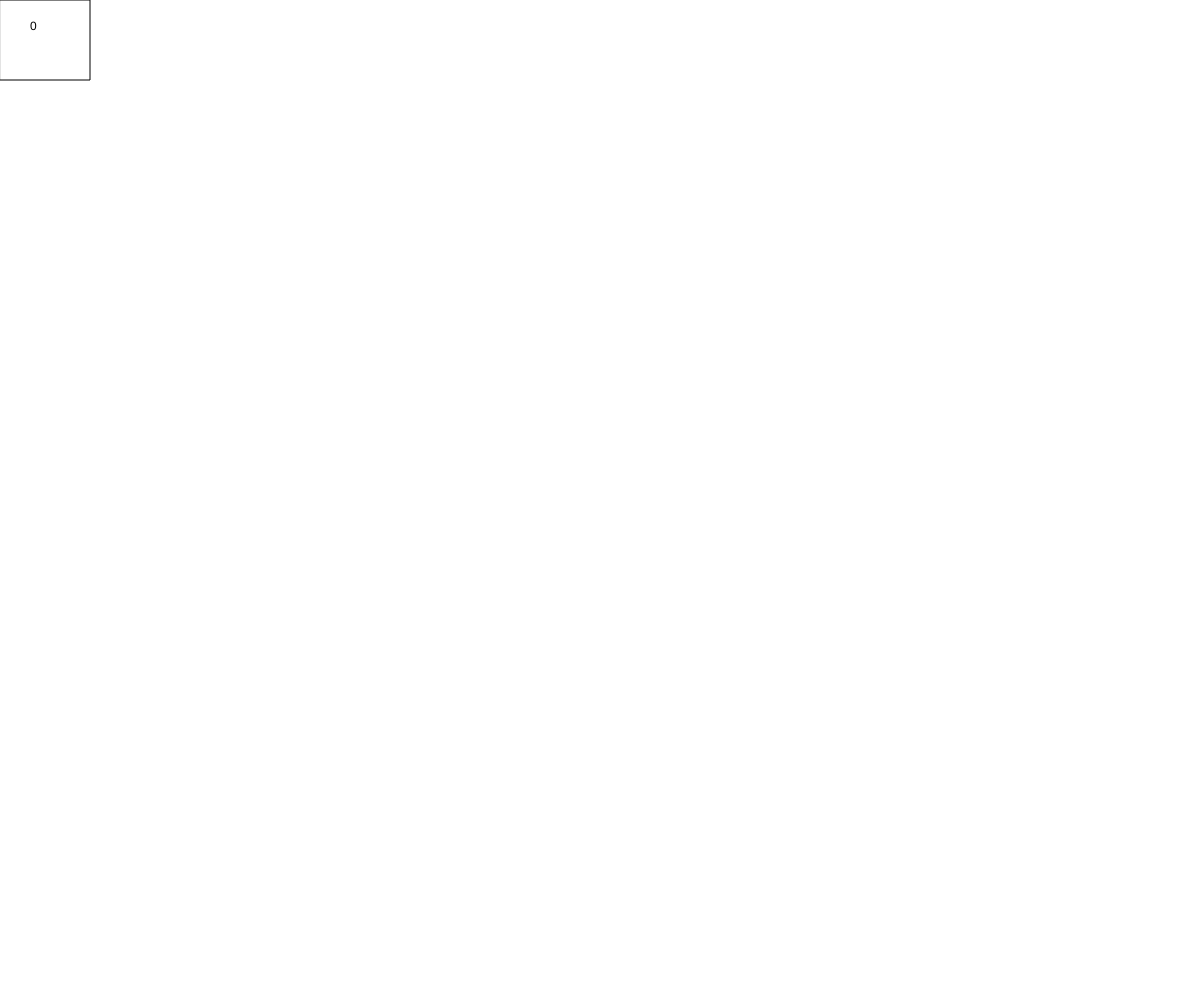
Frame 1 (no input)
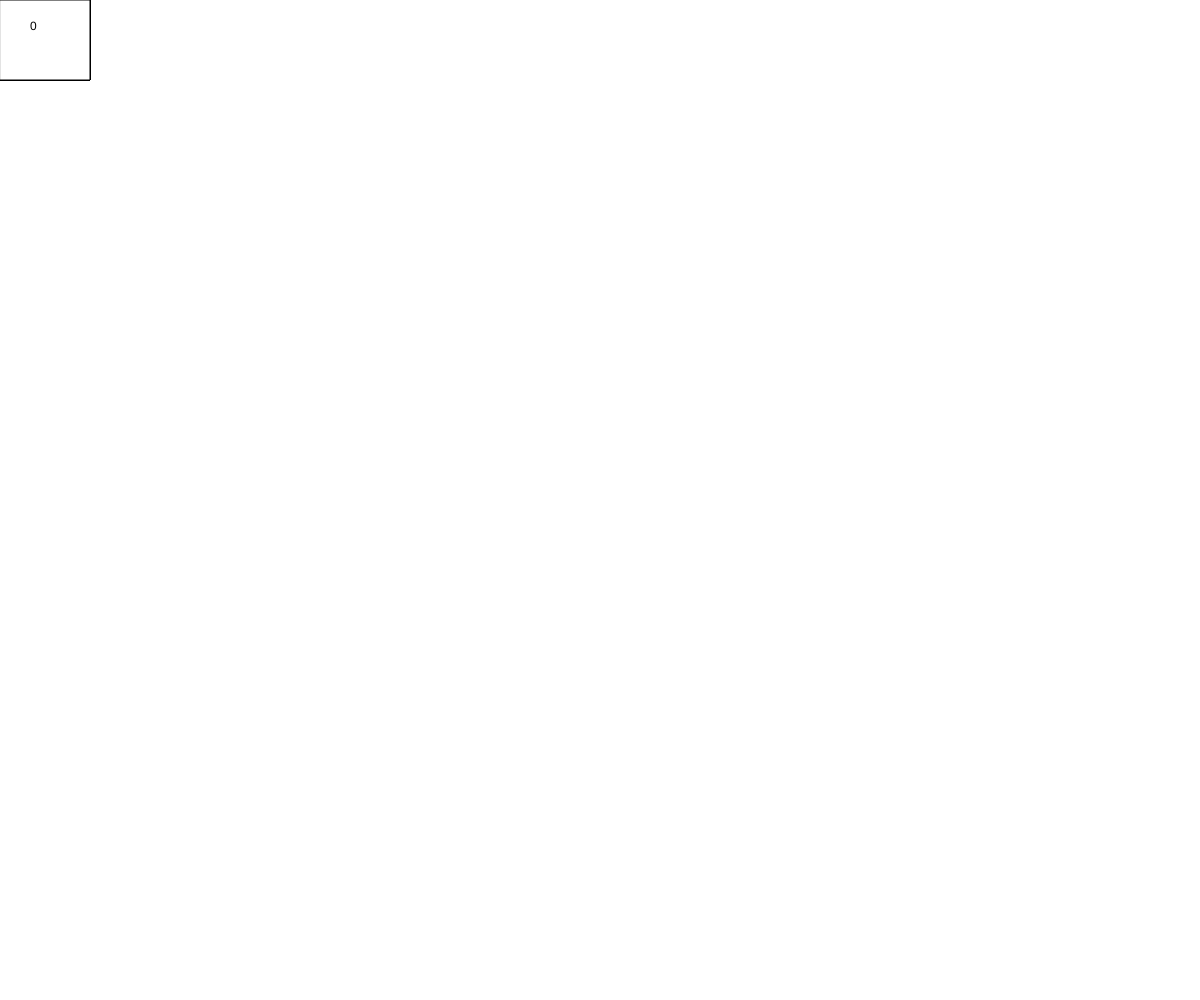
Frame 60 (no input)
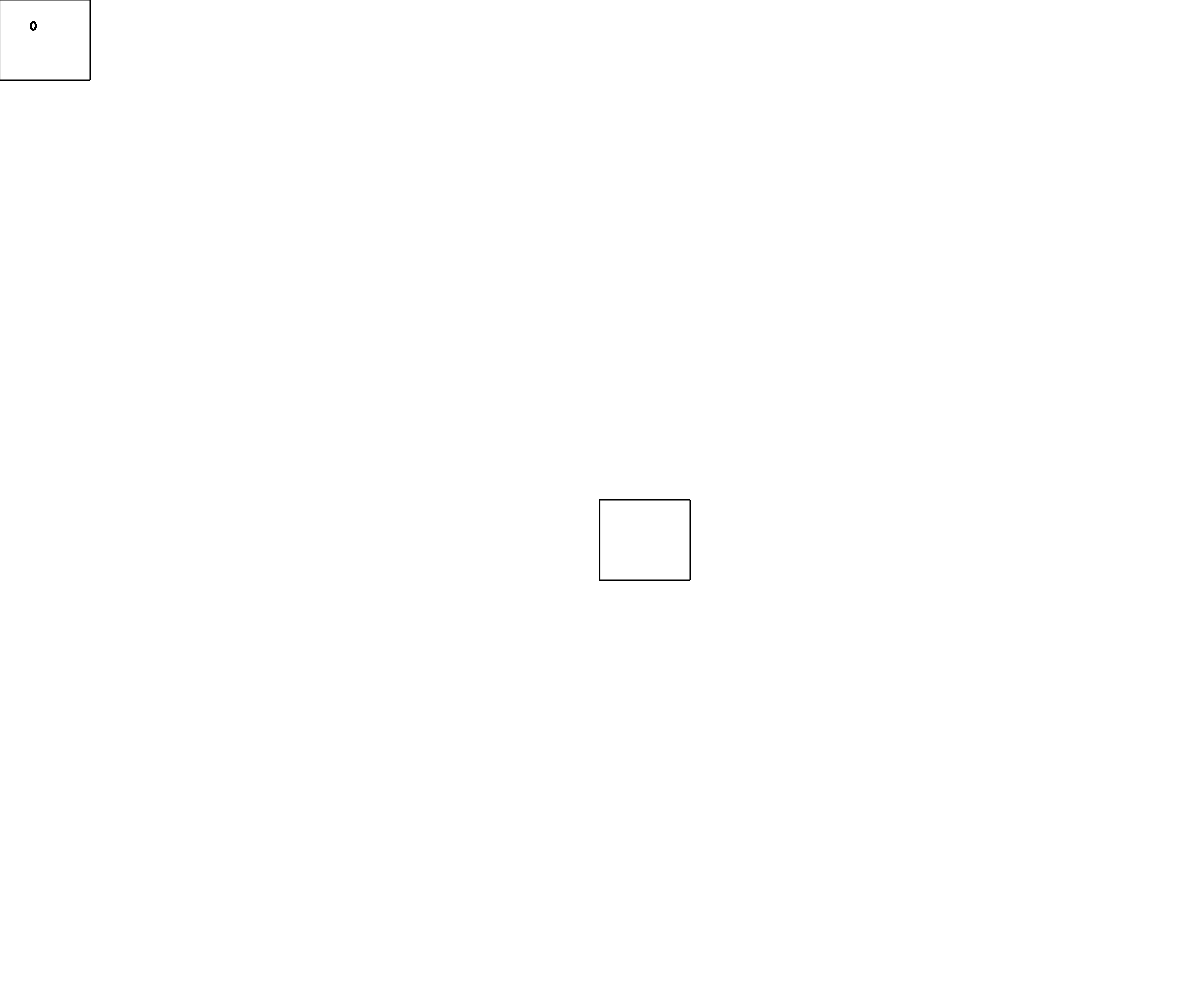
Frame 120 (the mouse pressed at the canvas centre since frame 60)

The p5.js sketch that drew these frames (run headless with seeded random() and noise() and a simulated clock; from frame 60 on, the mouse is pressed at the canvas centre):

// p5.js sketch
// ── sketch.js
//1
//circle in the middle of the page
// function setup() {
//
//   createCanvas(windowWidth,windowHeight);
// }
//
// function draw() {
//   background('#0DFBF7');
//     noStroke();
//   fill("green");
//   ellipse(width/2,height/2, 72, 72);
// }
//
// function mouseReleased() {
//
// }

//2
//drawing program that draws rectangles.
// function setup() {
//
//   createCanvas(windowWidth,windowHeight);
// }
//
// function draw() {
//   rect(mouseX,mouseY, 90, 80);
// }
//
// function mouseReleased() {
//   background(255);
//
// }


// 3
// drawing program that draws rectangles
// and then resets when you click the mouse.
// function setup() {
//   createCanvas(windowWidth,windowHeight);
// }
//
// function draw() {
//   rect(mouseX,mouseY, 90, 80);
// }
//
// function mouseReleased() {
// background(255);
// }


//4
// program that changes the background color
//(to a random color) every time you click the mouse.
// function setup() {
//
//   createCanvas(windowWidth,windowHeight);
// }
//
// function draw() {
//   rect(mouseX,mouseY, 90, 80);
// }
//
// function mouseReleased() {
//   background(random(255), random(255), random(255));
//
// }


// 5
// program that displays the count of times someone has clicked the mouse
var score=0
function setup() {

  createCanvas(windowWidth,windowHeight);
}

function draw() {
  rect(mouseX,mouseY, 90, 80);
textSize()
  text(score,30,30);
}

function mouseReleased() {
  background(random(255), random(255), random(255));
 score=score+1;
 // or score++;
}



//6
//differnt shades of reds
// function setup() {
//   createCanvas(windowWidth,windowHeight);
// }
//
// function draw() {
//   rect(mouseX,mouseY,10,10);
//   textSize(100);
//   text(score,30,30);
// }
//
// function mouseReleased() {
// background(random(255),0,0);//random reds only
// score++;
// }
